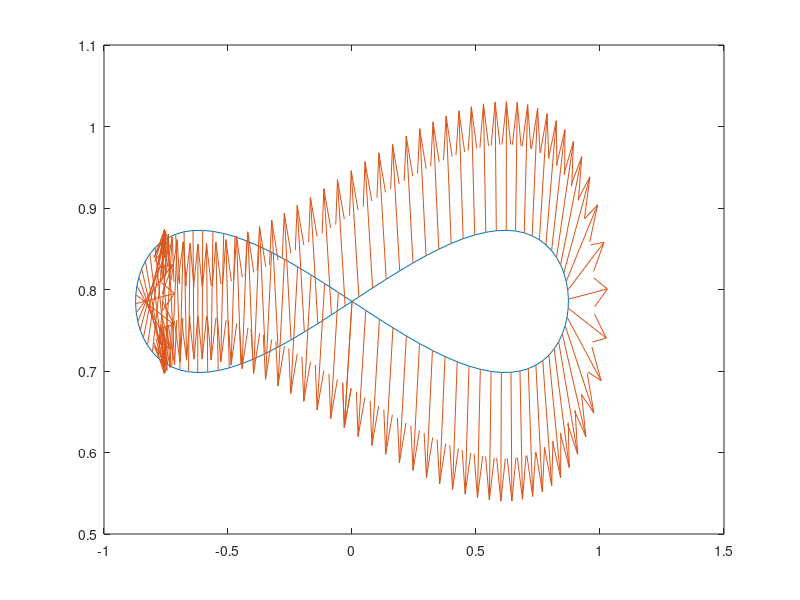

MATLAB code for this plot:
close all
clc
phi = linspace(3*pi/2,7*pi/2,100);
H = 10*(pi/180);
W = 100*(pi/180);

path = [W/2*cos(phi);...
    (H/2)*sin(2*phi)+pi/4];

normals = [ H*cos(2*phi);...
    (W/2)*sin(phi)];

% normals = [-normals(2,:);normals(1,:)]

normals = normals./sqrt(sum(normals.^2,1))

plot(path(1,:),path(2,:))
hold on
quiver(path(1,:),path(2,:),normals(1,:),normals(2,:))